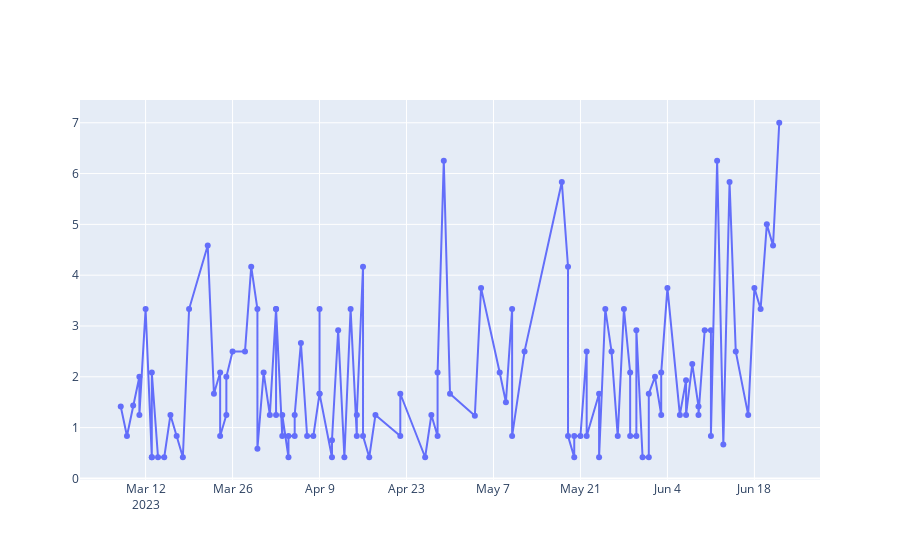

The notebook cell saved with this chart:
### Code cell
# create graph for spent-hours and date ascending
fig = go.Figure()
fig.add_trace(go.Scatter(x=zdf['Date'], y=zdf['spent-hours'],
                    mode='lines+markers',
                    name='lines+markers'))
fig.show()
